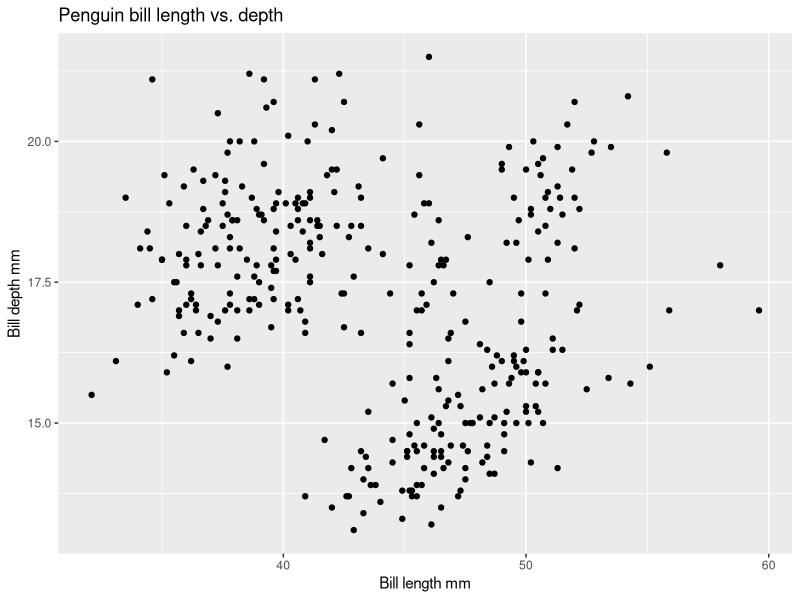
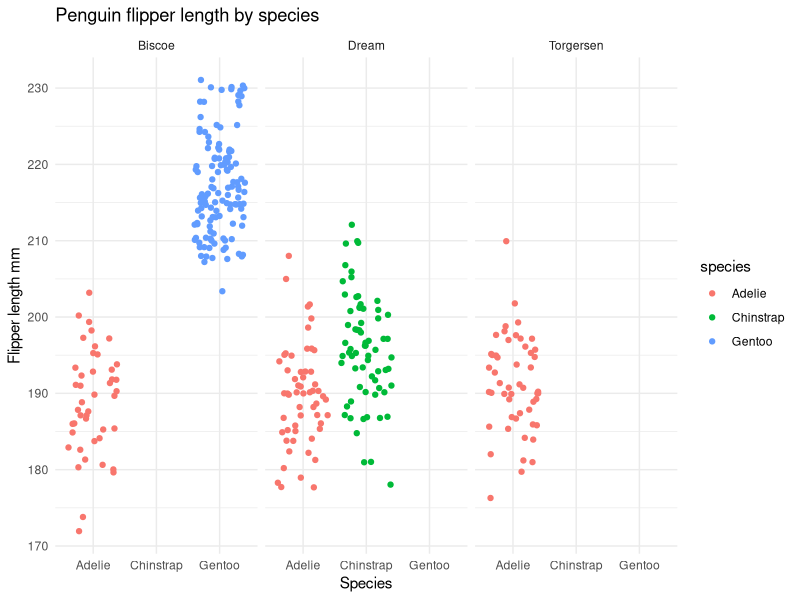

Recreate these plots in R, in order.
## ---- chunk 1
library(tidyverse, palmerpenguins)


## ---- chunk 2
# this is a test ----
# create an expression ----
fx <- expression(x^2)

# evaluate at x = 3
x = 3

# find the deriv with respect to x ----
dfdx <- D(expr = fx, name = "x")
dfdx

# Find the slope at x = 3 -----

eval(dfdx)
## ---- chunk 3
# create an expression ----
Pa <- expression(2 * (3 * a + 2)^4 - 5)

# evaluate at a = 1.2----
a = 1.2

# find the deriv with respect to x ----
dPdx <- D(expr = Pa, name = "a")
dPdx

# Find the slope at a = 1.2
eval(dPdx)
## ---- chunk 4
library(palmerpenguins)
data(package = "palmerpenguins")
penguins <- penguins
## ---- chunk 5
ggplot(data = penguins, aes(x = bill_length_mm, y = bill_depth_mm)) +
geom_point()+
  xlab("Bill length mm") +
  ylab("Bill depth mm") +
  ggtitle("Penguin bill length vs. depth")
  

## ---- chunk 6
ggplot(data = penguins, aes(x = species, y = flipper_length_mm)) +
geom_jitter( aes(color = species))+
  xlab("Species") +
  ylab("Flipper length mm") +
  ggtitle("Penguin flipper length by species") +
  facet_wrap (~island) +
  theme_minimal()
